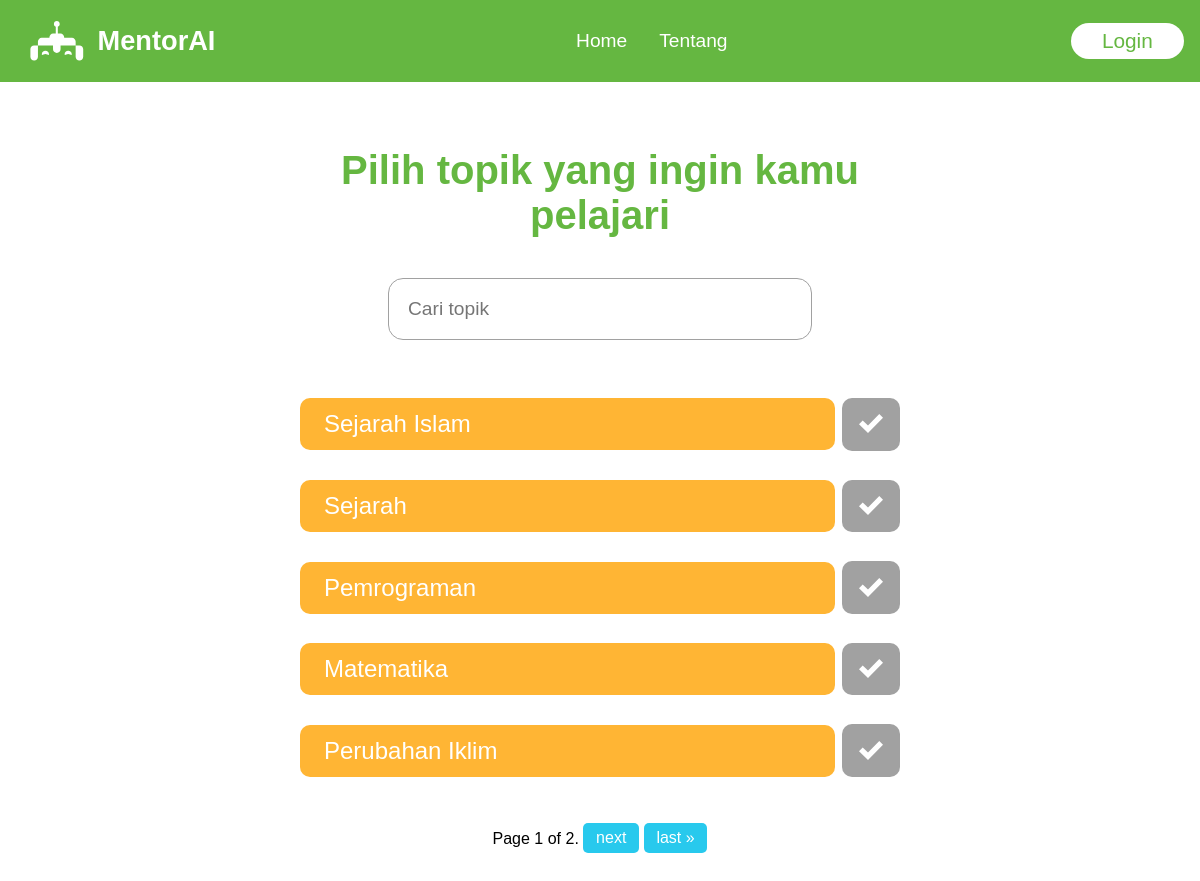
/topics/, run on an earlier commit of the app's database.
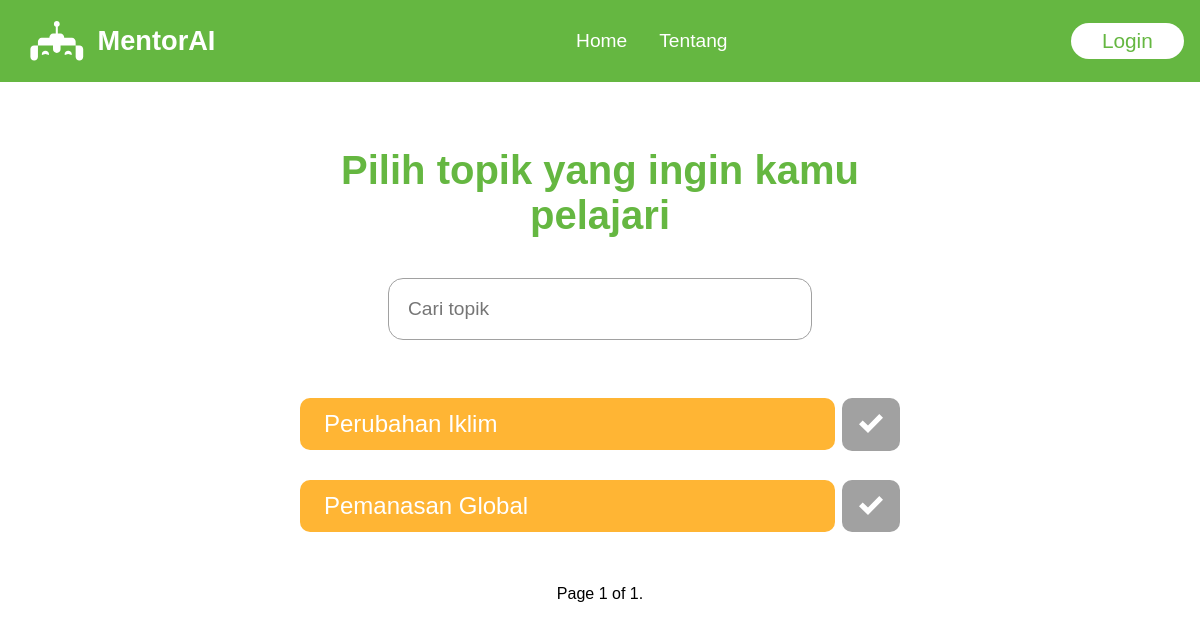
And on a later commit of the database.
### appBelajar/models.py (models this page shows, shortened)
class Topics(models.Model):
    name = models.CharField(max_length=50, blank=True, null=True)
    participants = models.ManyToManyField(User, related_name='participants', blank=True)

### appBelajar/views.py (the view)
# urls.py: path("topics/", views.topics, name='topics'),
def topics(request):
    q = request.GET.get('q', '')
    topics = Topics.objects.filter(Q(name__icontains=q)).order_by('-id')
    paginator = Paginator(topics, 5)
    page_number = request.GET.get('page')
    page_obj = paginator.get_page(page_number)
    context = {'page_obj': page_obj}
    return render(request, 'appBelajar/topics.html', context)

### appBelajar/templates/appBelajar/topics.html (shortened to what this page needs)
{% extends 'main.html' %}
{% block content %}
<div class="container-topic">
    <h1>Pilih topik yang ingin kamu pelajari</h1>
    <form class="search-topic" action="">
        <input name="q" placeholder="Cari topik">
    </form>
    <ul>
        {% for topic in page_obj %}
        <li>
            <a href="{% url 'chance' topic.id %}" class="topic-item"><span>{{topic.name|title}}</span></a>
            {% if request.user in topic.participants.all %}
            <a href="{% url 'myResult1' topic.id %}" class="myanswer"><svg xmlns="http://www.w3.org/2000/svg" width="24"
                    height="24" viewBox="0 0 24 24">
                    <path
                        d="M15 12c0 1.657-1.343 3-3 3s-3-1.343-3-3c0-.199.02-.393.057-.581 1.474.541 2.927-.882 2.405-2.371.174-.03.354-.048.538-.048 1.657 0 3 1.344 3 3zm-2.985-7c-7.569 0-12.015 6.551-12.015 6.551s4.835 7.449 12.015 7.449c7.733 0 11.985-7.449 11.985-7.449s-4.291-6.551-11.985-6.551zm-.015 12c-2.761 0-5-2.238-5-5 0-2.761 2.239-5 5-5 2.762 0 5 2.239 5 5 0 2.762-2.238 5-5 5z" />
                </svg> <svg xmlns="http://www.w3.org/2000/svg" width="24" height="24" viewBox="0 0 24 24">
                    <path d="M20.285 2l-11.285 11.567-5.286-5.011-3.714 3.716 9 8.728 15-15.285z" />
                </svg></a>
            {% else %}
            <p class="myanswer-yet"> <svg xmlns="http://www.w3.org/2000/svg" width="24" height="24" viewBox="0 0 24 24">
                    <path d="M20.285 2l-11.285 11.567-5.286-5.011-3.714 3.716 9 8.728 15-15.285z" />
                </svg></p>
            {% endif %}
        </li>
        {% endfor %}
    </ul>
    <div class="pagination">
        <span class="step-links">
            <span class="current">
                Page {{ page_obj.number }} of {{ page_obj.paginator.num_pages }}.
            </span>
            {% if page_obj.has_next %}
                <a href="?page={{ page_obj.next_page_number }}">next</a>
                <a href="?page={{ page_obj.paginator.num_pages }}">last &raquo;</a>
            {% endif %}
        </span>
    </div>
</div>
{% endblock %}

What changed in the data, as far as the page shows it:
removed Topics: name "Sejarah Islam"
removed Topics: name "Sejarah"
removed Topics: name "Pemrograman"
removed Topics: name "Matematika"
now on this page (row unchanged): Topics: name "Pemanasan Global"
Also different on the page:
{{ page_obj.paginator.num_pages }}: "2" → "1"
text no longer shown: "next last »"
